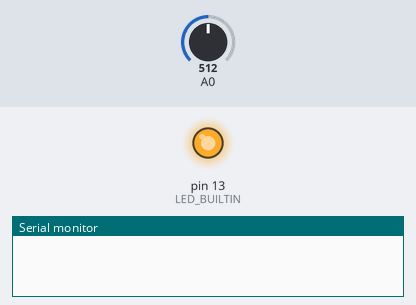
Bench run of a sketch on a simulated Arduino Uno, built with avr-gcc and run on an emulated ATmega328P. Shown: output pins drawn as LEDs (lit = HIGH), the last lines printed to the serial monitor. The test bench sets the inputs (shaded band); at power-on: A0 = 512.

Above: at 0.5 s.
At 5.0 s:
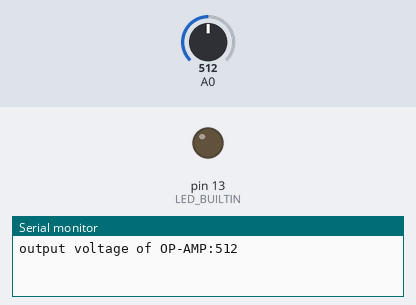
Timing chart, 0 to 6.9 s (numbered marks = the images above):
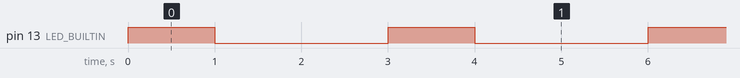

The sketch:

opamp_741.ino
```cpp
// C++ code
//
void setup()
{
  pinMode(LED_BUILTIN, OUTPUT);
  Serial.begin(9600);
}

void loop()
{
  digitalWrite(LED_BUILTIN, HIGH);
  delay(1000); // Wait for 1000 millisecond(s)
  digitalWrite(LED_BUILTIN, LOW);
  delay(1000); // Wait for 1000 millisecond(s)
  int opampout=analogRead(A0);
  Serial.print("output voltage of OP-AMP:");
  Serial.println(opampout);
  delay(1000);
}
```

Measured:
- by itself, pin 13 (LED_BUILTIN): alternates HIGH for 1.0 s and LOW for 2.0 s
